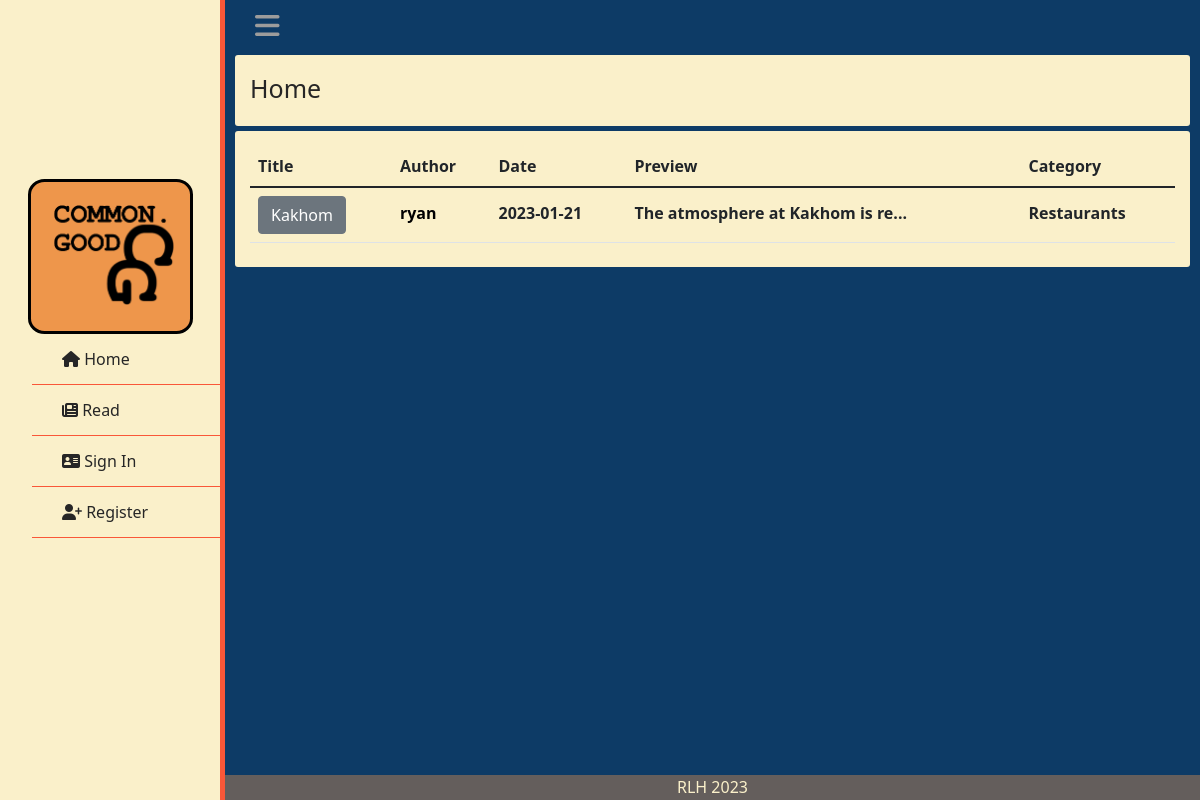
Before: / with the older database file.
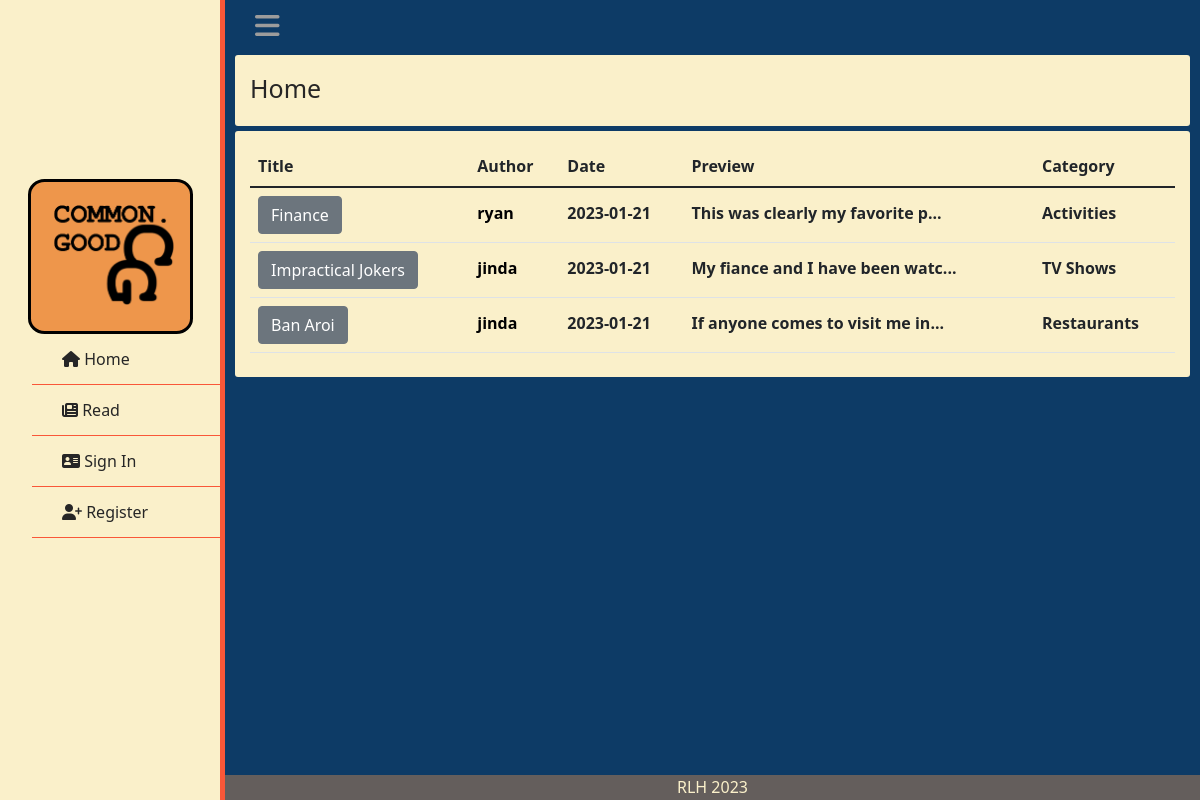
After: the same page with the newer database file.
### tables this page shows
CREATE TABLE categories (post_id INTEGER NOT NULL REFERENCES posts(post_id), category TEXT NOT NULL);

CREATE TABLE posts (user_id INTEGER REFERENCES user(id), post_id INTEGER PRIMARY KEY AUTOINCREMENT, title TEXT NOT NULL, body TEXT NOT NULL, time TIMESTAMP NOT NULL);

CREATE TABLE users (id INTEGER PRIMARY KEY AUTOINCREMENT, username TEXT NOT NULL, hash TEXT NOT NULL, ismod TEXT NOT NULL);

### app.py (the view)
@app.route("/", methods=["GET","POST"])
def index():
    if session.get("username") != None:
        data = select("data.db","SELECT username, title, time, body, post_id, id, category FROM users JOIN ( SELECT * FROM categories JOIN (SELECT DISTINCT title, user_id, body, time, post_id AS pid FROM posts JOIN connections ON user_id = friend_id AND friender_id = ? OR user_id = ?) ON post_id = pid) ON id = user_id ORDER BY time DESC;", (session.get("user_id"), session.get("user_id")))
    else:
        data = select("data.db", "SELECT username, title, time, body, post_id, id, category FROM users JOIN (SELECT * FROM posts JOIN categories ON posts.post_id = categories.post_id) ON user_id = id ORDER BY time DESC;")
    for row in data:
        row["time"] = row["time"].split(' ')
    return render_template("index.html", posts=data)

### helpers.py (called while the page is built)
def select(database, query:str, query_variable=None):
    connection = sqlite3.connect(database)
    cur = connection.cursor()
    if not isinstance(query_variable, tuple) and query_variable != None:
        query_variable = tuple([query_variable])
    if query_variable == None:
        cur.execute(query)
    elif len(query_variable) > 1:
        cur.execute(query, query_variable)
    else:
        cur.execute(query, query_variable)
    names = list(map(lambda x: x[0], cur.description))
    db = cur.fetchall()
    dictlist = []
    for row in range(len(db)):
        currow = db[row]
        currowdict = {}
        for col in range(len(currow)):
            currowdict[names[col]] = currow[col]
        dictlist.append(currowdict)
    return dictlist

### templates/index.html (shortened to what this page needs)
{% extends "layout.html" %}
{% block main %}
    <div class="box">
        <p class="formtitle">Home</p>
    </div>
    <div class="box">
        <table class="table">
            <thead>
                <tr>
                    <th scope="col">Title</th>
                    <th scope="col">Author</th>
                    <th scope="col">Date</th>
                    <th scope="col">Preview</th>
                    <th scope="col">Category</th>
                </tr>
            </thead>
            <tbody>
            {% for row in posts: %}
            <tr class="postrow">
                <th scope="row"><form action="/review" method="post"><button class="btn btn-secondary" type="submit" name="id" value="{{ row['post_id'] }}">{{ row["title"] }}</button></form></th>
                <th><form action="/usrprofile" method="post"><button type="submit" name="id" value="{{ row['id'] }}" class="proflink">{{ row["username"] }}</button></form></th>
                <th>{{ row["time"][0] }}</th>
                <th>{{ row["body"][:30] }}...</th>
                <th>{{ row["category"] }}</th>
            </tr>
            {% endfor %}
            </tbody>
        </table>
    </div>
{% endblock %}

### templates/layout.html (shortened to what this page needs)
<!DOCTYPE html>
<html lang="en">
    <head>
        <link href="https://cdn.jsdelivr.net/npm/bootstrap@5.1.3/dist/css/bootstrap.min.css" rel="stylesheet">
        <link href="/static/styles.css" rel="stylesheet">
        <link rel="stylesheet" href="https://use.fontawesome.com/releases/v6.2.1/css/all.css">
    </head>
    <body>
        <div class="wrapper">
            <div class="sidebar">
                <div class="sitename">
                    <p><a href="/"><img id="logo" src="/static/images/ProjectLogo.png" alt="Home"></a></p>
                </div>
                <ul>
                    <li>
                        <a href="/" class="active">
                            <span class="icon"><i class="fa-solid fa-house"></i></span>
                            <span class="item">Home</span>
                        </a>
                    </li>
                    <li>
                        <a href="/read" class="active">
                            <span class="icon"><i class="fa-solid fa-newspaper"></i></span>
                            <span class="item">Read</span>
                        </a>
                    </li>
                    {% if session.get("username") == None %}
                    <li>
                        <a href="/login" class="active">
                            <span class="icon"><i class="fa-solid fa-address-card"></i></span>
                            <span class="item">Sign In</span>
                        </a>
                    </li>
                    <li>
                        <a href="/register" class="active">
                            <span class="icon"><i class="fa-solid fa-user-plus"></i></span>
                            <span class="item">Register</span>
                        </a>
                    </li>
                    {% endif %}
                    <li>
                        <br>
                        <br>
                        <br>
                    </li>
                </ul>
            </div>
            <div class="nav">
                <div class="top_navbar">
                    <div class="hamburger">
                        <a href="#">
                            <i class="fa-solid fa-bars"></i>
                        </a>
                    </div>
                </div>
            </div>
            <div class="mainwrapper">
                {% block main %}
                {% endblock %}
            </div>
        </div>
        <div id="footer">
            <a id="footerlink" href="https://www.github.com/roxensox">RLH 2023</a>
        </div>
    </body>
</html>

### static/styles.css (style rules this page uses)
* { list-style: none; text-decoration: none; margin: 0; padding: 0; box-sizing: border-box; font-family: system-ui, -apple-system, BlinkMacSystemFont, 'Segoe UI', Roboto, Oxygen, Ubuntu, Cantarell, 'Open Sans', 'Helvetica Neue', sans-serif; transition: all 0.5s ease; }
.box { background-color: #FAF0CA; padding: 15px 15px 8px 15px; margin-left: 10px; margin-right: 10px; margin-top:5px; margin-bottom: 5px; border-radius: 3px; }
.formtitle { margin-bottom: 10px; font-size: 25px; color: #262626; }
.postrow { vertical-align: baseline; }
.proflink { background-color: #FAF0CA; border: none; font-weight: bold; }
.active { text-decoration: none; color: #262626; transition: none; }
body { background: #0D3B66; }
#footer { text-align:center; margin-bottom: 0; background-color: #ee974b62; position: absolute; bottom: 0px; height: 25px; width: calc(100% - 225px); margin-left: 225px; }
#footerlink { text-decoration: none; color: #FAF0CA; }
#logo { display: block; width: 120px; height: 100px; margin: 10%; }
.mainwrapper { margin-top: 0px; margin-left: 225px; width: calc(100% - 225px); color: #292929; }
.sitename { top: 0; padding: 10px; height: fit-content; background-color: #EE964B; border-radius: 10%; border: 3px solid black; text-align: center; color: white; width: 75%; margin-left: 12.5%; margin-top: 5px; vertical-align: middle; }
.wrapper .sidebar ul li a { display: block; padding: 13px 30px; border-bottom: 1px solid #F95738; position: relative; font-size: 16px; }
.wrapper .sidebar ul li a .icon { display: inline-block; }
.wrapper .sidebar { background: #FAF0CA; position: fixed; width: 225px; height: 100%; left: 0px; border-right: solid #F95738 5px; align-content: center; }
.wrapper .nav { width: calc(100% - 225px); margin-left: 225px; }
.wrapper .nav .top_navbar { height: 50px; display: flex; align-items: center; padding: 0 30px; }
.wrapper .nav .top_navbar .hamburger a { font-size: 28px; color: #9c9c9c; }

Changed rows visible on the page:
added categories: {{ row['post_id'] }} 25 (drawn), title "Finance", {{ row['id'] }} 29 (drawn), username "ryan", row "2023-01-21", body "This was clearly my favorite p", category "Activities"
added categories: {{ row['post_id'] }} 24 (drawn), title "Impractical Jokers", {{ row['id'] }} 30 (drawn), username "jinda", row "2023-01-21", body "My fiance and I have been watc", category "TV Shows"
changed categories "Restaurants": {{ row['post_id'] }} 12 → 23 (drawn); title "Kakhom" → "Ban Aroi"; {{ row['id'] }} 29 → 30 (drawn); username "ryan" → "jinda"; body "The atmosphere at Kakhom is re" → "If anyone comes to visit me in"
